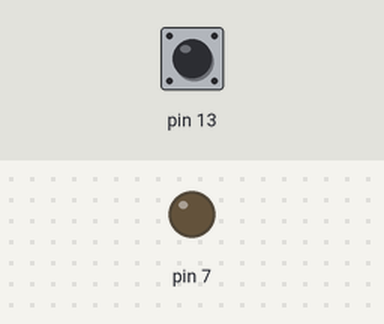
A sketch run on a simulated Arduino Uno, built with avr-gcc and run on an emulated ATmega328P. Shown: output pins drawn as LEDs (lit = HIGH). Inputs (shaded band) come from the test bench; at power-on: pin 13 HIGH.

Above: at 1.2 s.
1.3 s: pin 13 pulled LOW for 0.15 s
At 2.7 s:
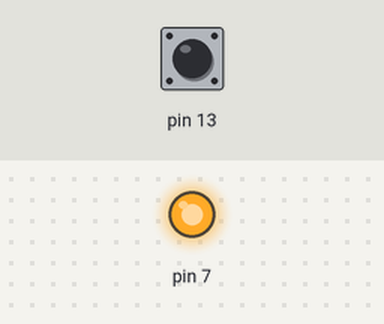
3.0 s: pin 13 pulled LOW for 1 s
At 4.8 s:
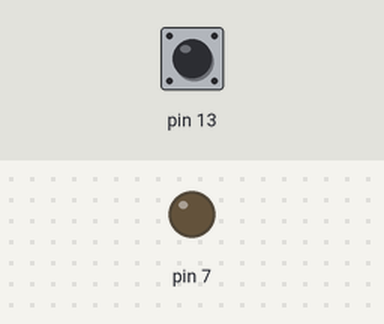
Timing chart, 0 to 6.3 s (numbered marks = the images above; inputs shaded):
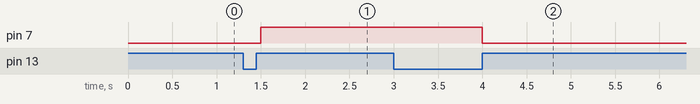

Measured:
- after the input at 1.3 s, pin 7: LOW → HIGH after 0.20 s
- after the input at 3.0 s, pin 7: HIGH → LOW after 1.0 s

The sketch:

Push_Button_Pengenalan2.ino
```cpp
void setup() {
  pinMode(13,INPUT_PULLUP);
  pinMode(7,OUTPUT);
}

void loop() {
 kon1:
 if(digitalRead(13)==LOW){delay(200);goto kon2;}
 digitalWrite(7,LOW);
 goto kon1;

 kon2:
 if(digitalRead(13)==LOW){delay(200);goto kon1;}
 digitalWrite(7,HIGH);
 goto kon2;

}
```
